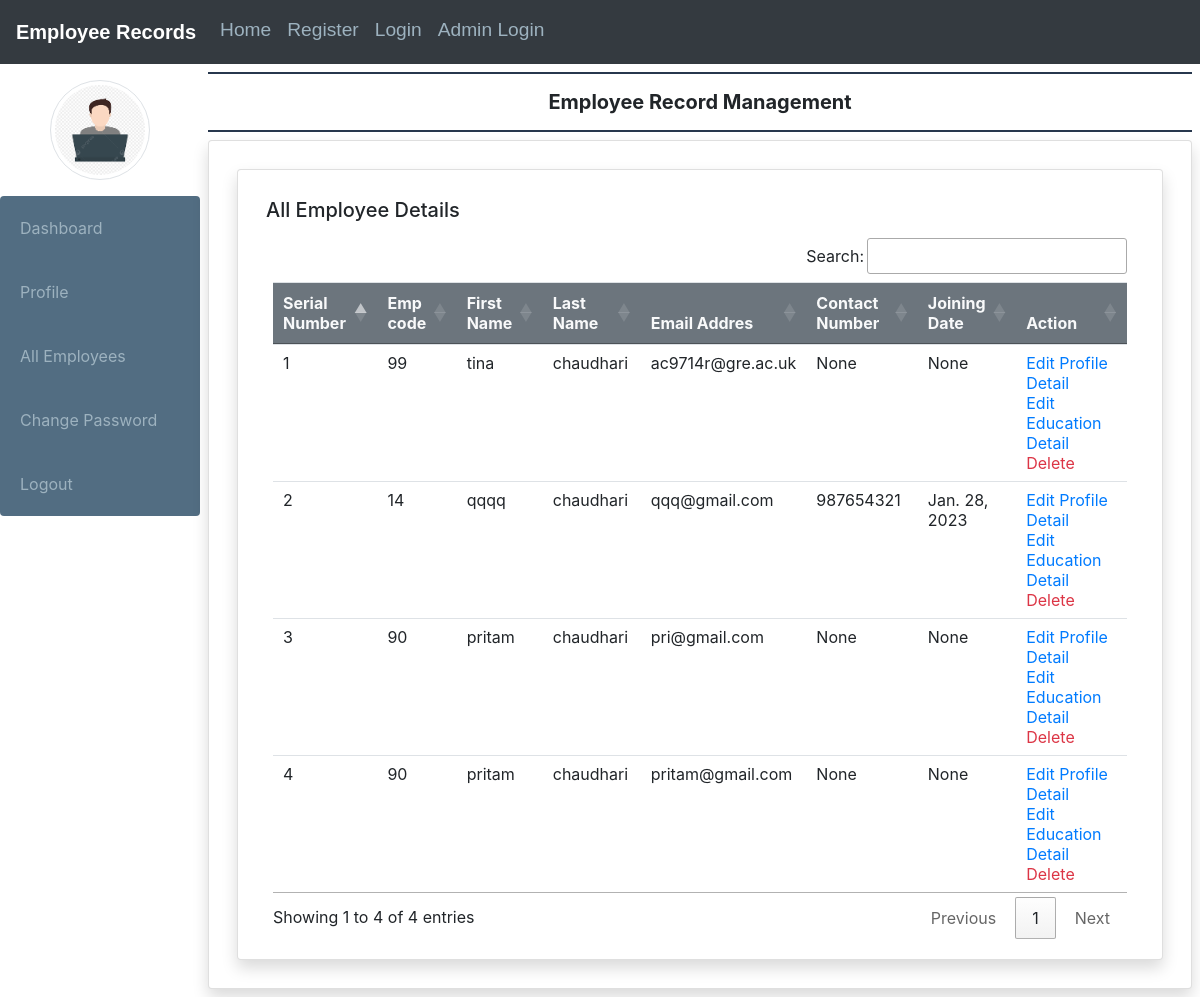
Screenshot of /all_employee/ with the database file from the repository.
### employee/models.py (models this page shows, shortened)
class EmployeeDetail(models.Model):
    user = models.ForeignKey(User, on_delete=models.CASCADE)
    empcode = models.CharField(max_length=50)
    emdept = models.CharField(max_length=50,null=True)
    designation = models.CharField(max_length=50,null=True)
    contact = models.CharField(max_length=15,null=True)
    gender = models.CharField(max_length=50,null=True)
    joiningdate = models.DateField(null=True)

### employee/views.py (the view)
# urls.py: path('all_employee/',all_employee, name='all_employee'),
def all_employee(request):
    employee = EmployeeDetail.objects.all()
    return render(request, 'all_employee.html',locals())

### employee/templates/all_employee.html
{% extends 'admin_base.html' %}
{% block main %}
<div class="card shadow m-2">
    <div class="card-body">
        <h5 class="p-2" style="border-bottom: 2px">All Employee Details</h5>
        <div class="container-fluid">
            <table class="table table-hover" id="example">
                <thead class="bg-secondary text-light ">
                    <tr>
                        <th>Serial Number</th>
                        <th>Emp code</th>
                        <th>First Name</th>
                        <th>Last Name</th>
                        <th>Email Addres</th>
                        <th>Contact Number</th>
                        <th>Joining Date</th>
                        <th>Action</th>
                    </tr>
                </thead>
                <tbody>
                    {% for i in employee %}
                    <tr>
                        <td>{{forloop.counter}}</td>
                        <td>{{i.empcode}}</td>
                        <td>{{i.user.first_name}}</td>
                        <td>{{i.user.last_name}}</td>
                        <td>{{i.user.username}}</td>
                        <td>{{i.contact}}</td>
                        <td>{{i.joiningdate}}</td>
                        <td><a href="{% url 'edit_profile' i.user.id %}" class="text-primary">Edit Profile Detail</a> <br>
                           <a href="{% url 'aedit_education' i.user.id %}" class="text-primary">Edit Education Detail</a>
                        <a href="{% url 'delete_employee' i.user.id %}" class="text-danger" onclick="return confirm('Are you sure?')">Delete</a></td>
                    </tr>
                    {% endfor %}
                </tbody>
            </table>
        </div>
    </div>
</div>
{% endblock %}

### employee/templates/admin_base.html (shortened to what this page needs)
{% include 'header.html' %}
{% load static %}
    <link rel="stylesheet" href="https://cdn.jsdelivr.net/npm/bootstrap@4.6.2/dist/css/bootstrap.min.css">
    <link rel="stylesheet" href="https://cdn.datatables.net/1.13.5/css/jquery.dataTables.min.css">
    <link rel="stylesheet" href="https://cdn.datatables.net/buttons/2.4.1/css/buttons.dataTables.min.css">
    <body>
        <div class="container-fluid">
            <div class="row">
                <div class="col-sm-2 p-0">
                    <center>
                    <img src="{% static 'images/1.png' %}" alt="" width="100" height="100" class="img-thumbnail rounded-circle my-3">
                </center>
                <div class="list-group">
                    <a href="{% url 'admin_home' %}" class="list-group-item list-group-item-action">Dashboard</a>
                    <a href="{% url 'profile' %}" class="list-group-item list-group-item-action">Profile</a>
                    <a href="{% url 'all_employee' %}" class="list-group-item list-group-item-action">All Employees</a>
                    <a href="{% url 'changeadmin_password' %}" class="list-group-item list-group-item-action">Change Password</a>
                    <a href="{% url 'logout_view' %}" class="list-group-item list-group-item-action">Logout</a>
                </div>
                </div>
                <div class="col-sm-10 p-0">
                    <div class="container-fluid p-2">
                        <h5 class="text-center p-3 font-weight-bold" style="border-bottom: 2px solid #27374D; border-top: 2px solid #27374D;">Employee Record Management</h5>
                        <div class="card shadow" style="min-height: 89vh;">
                        <div class="card-body">
                            {% block main %}
                            {% endblock %}
                        </div>
                        </div>
                    </div>
                </div>
            </div>
        </div>
    </body>

### employee/templates/header.html (shortened to what this page needs)
    {% load static %}
    <link rel="stylesheet" href="https://cdn.jsdelivr.net/npm/bootstrap@4.6.2/dist/css/bootstrap.min.css">
<link rel="stylesheet" href="{% static 'css/mystyle.css'%}">
<nav class="navbar navbar-expand-md bg-dark navbar-dark">
    <a class="navbar-brand" href="#">Employee Records</a>
    <div class="collapse navbar-collapse" id="collapsibleNavbar">
      <ul class="navbar-nav">
        <li class="nav-item">
          <a class="nav-link" href="{% url 'index' %}">Home</a>
        </li><br><br>
        <li class="nav-item">
          <a class="nav-link" href="{% url 'register' %}">Register</a>
        </li><br><br>
        <li class="nav-item">
          <a class="nav-link" href="{% url 'emp_login' %}">Login</a>
        </li><br><br>
        <li class="nav-item">
            <a class="nav-link" href="{% url 'admin_login' %}">Admin Login</a>
          </li>
      </ul>
    </div>
  </nav>

### employee/static/css/mystyle.css (style rules this page uses)
.navbar { background-color: #27374D! important; }
.nav-link { color: #9DB2BF ! important; font-size: larger; font-family: Verdana, Geneva, Tahoma, sans-serif; }
.navbar-brand { font-weight: bold ! important; font-family: Verdana, Geneva, Tahoma, sans-serif; }

### employee/templates/admin_base.html (style rules this page uses)
.list-group-item { background-color: #526D82; border: #27374D; padding: 20!important; color: #9DB2BF; }

### rows the page displays
EmployeeDetail: empcode "99", user.first_name "tina", user.last_name "chaudhari", user.username "ac9714r@gre.ac.uk", contact "None", joiningdate "None"
EmployeeDetail: empcode "14", user.first_name "qqqq", user.last_name "chaudhari", user.username "qqq@gmail.com", contact "987654321", joiningdate "Jan. 28, 2023"
EmployeeDetail: empcode "90", user.first_name "pritam", user.last_name "chaudhari", user.username "pri@gmail.com", contact "None", joiningdate "None"
EmployeeDetail: empcode "90", user.first_name "pritam", user.last_name "chaudhari", user.username "pritam@gmail.com", contact "None", joiningdate "None"
